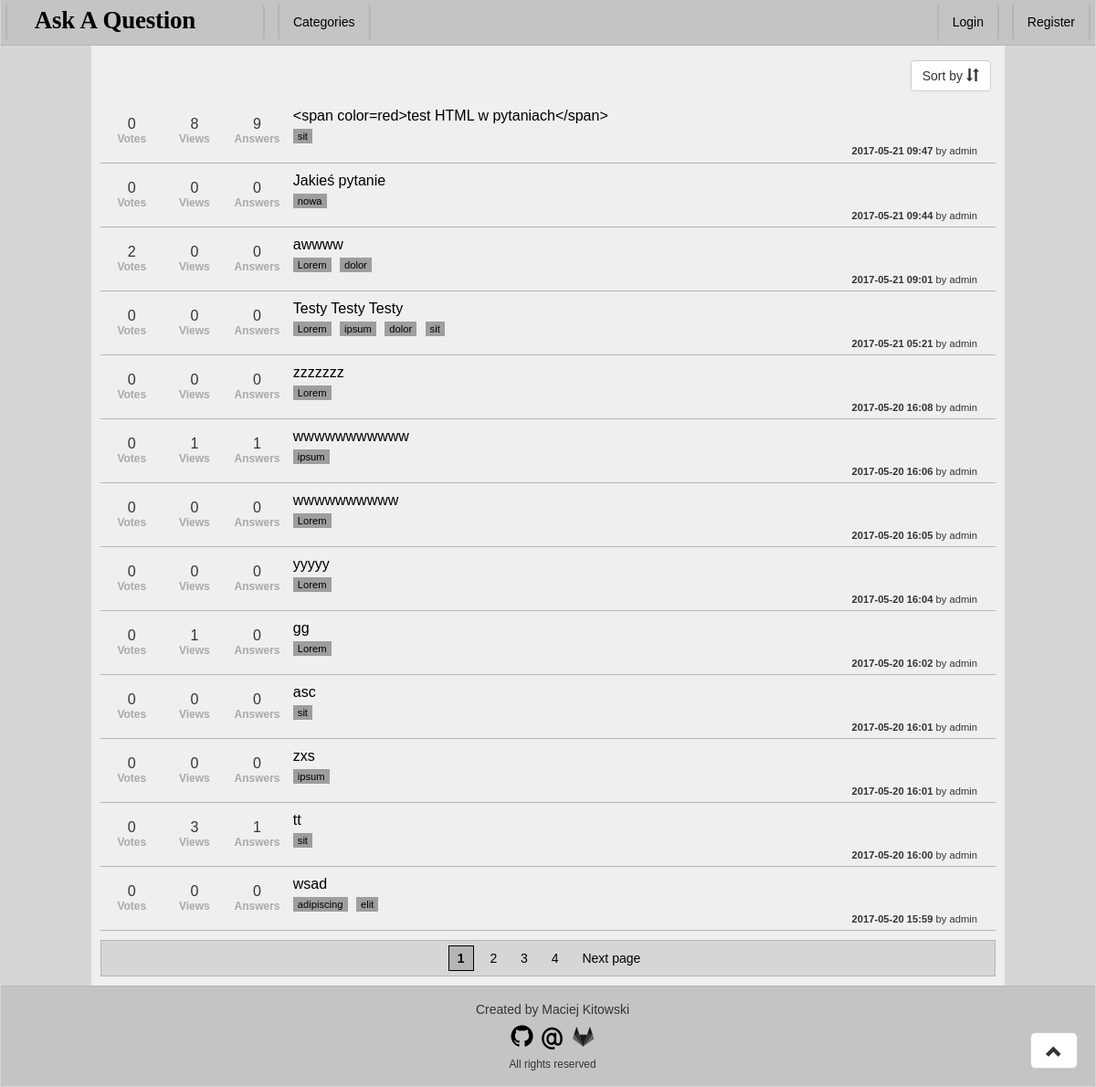
The page / on the database its author committed.
### Question/models.py (models this page shows, shortened)
class Question(models.Model):
    author = models.ForeignKey(User)
    title = models.CharField('Title', max_length = 255)
    askDate = models.DateTimeField('Ask Date', auto_now_add=True)
    content = models.TextField('Content')
    categories = models.ManyToManyField(Category, verbose_name = 'Categories', blank = True)
    answers = models.ManyToManyField(Answer, verbose_name = 'Answers', blank = True)
    views = models.ManyToManyField(View, verbose_name = 'Views', blank = True)
    votes  = models.ManyToManyField(Vote, verbose_name = 'Votes', blank = True)
    def getRating(self):
        if self.votes.all().aggregate(Sum('vote')).get('vote__sum', 0) is None:
            return 0
        else:
            return self.votes.all().aggregate(Sum('vote')).get('vote__sum', 0)
    def getViews(self):
        return self.views.all().count()
    getRating.short_description = 'Votes'
    getViews.short_description = 'Views'
    class Meta:
        verbose_name = 'Question'
        verbose_name_plural = 'Questions'

class Category(models.Model):
    name = models.SlugField('Name')
    class Meta:
        verbose_name = 'Category'
        verbose_name_plural = 'Categories'
    def __unicode__(self):
        return self.name
    def countReferences(obj):
        return Question.objects.filter(categories__in=[obj]).count()
    countReferences.short_description = 'References'

### Question/views.py (the view)
# urls.py: url(r'^(?P<page>[\d]*)/?$', views.IndexView.as_view(), name='index'),
class IndexView(generic.ListView):
    template_name = 'index.html'
    context_object_name = 'questions'
    model = models.Question
    paginate_by = 13
    def get_queryset(self):
        sortbyColumn = {'date-asc':'askDate', 'date-desc':'-askDate', 'votes-asc':'votes', 'votes-desc':'-votes', 'views-asc':'views', 'views-desc':'-views', 'answers-asc':'answersCount', 'answers-desc':'-answersCount' }
        qr = super(IndexView, self).get_queryset()
        qr = qr.annotate(answersCount=Count('answers'))
        if 'category' in self.kwargs:
            qr = qr.filter(categories__name__iexact = self.kwargs['category'])
        if 'sortby' in self.kwargs and self.kwargs['sortby'] in sortbyColumn:
            qr = qr.order_by(sortbyColumn[self.kwargs['sortby']])
        else:
            qr = qr.order_by(sortbyColumn['date-desc'])
        return qr

### Question/templates/index.html (shortened to what this page needs)
{% extends 'base.html' %}
{% load staticfiles %}
{% block CSS %}
    <link rel="stylesheet" href="{% static 'css/index.css' %}">
{% endblock %}
{% block content %}
    <div id="questionNavbar">
        <div id="sortbyDropdown">
            <div class="dropdown">
                <button class="btn btn-default dropdown-toggle" type="button" id="sortDropdown" data-toggle="dropdown" aria-haspopup="true">Sort by <span class="glyphicon glyphicon-sort"></span></button>
            </div>
        </div>
    </div>
    <table>
        {% for question in questions %}
            <tr>
                <td class="votes">
                    {{ question.getRating }} <br/>
                    <small>Votes</small>
                </td>
                <td class="views">
                    {{ question.getViews }} <br/>
                    <small>Views</small>
                </td>
                <td class ="answers">
                    {{ question.answersCount }} <br/>
                    <small>Answers</small>
                </td>
                <td class="question">
                    <a href="{% url 'question' pk=question.pk %}">{{ question.title }}</a> <br/>
                    {% for cat in question.categories.all %}
                        <a href = "/category/{{ cat }}/1" class = "category">{{ cat }}</a>
                    {% endfor %}
                    <br/>
                    <div class="detail"><b>{{ question.askDate|date:'Y-m-d H:i' }}</b> by {{ question.author }}</div>
                </td>
            </tr>
        {% empty %}
            <tr><th>Nobody asked a question</th></tr>
        {% endfor %}
    </table>
    {% if is_paginated %}
        <div id="pageNumbers">
            {% if request.resolver_match.kwargs.category %}
                {% if request.resolver_match.kwargs.sortby %}
                    {% if page_obj.has_previous %}
                        <a href="{% url 'index' category=request.resolver_match.kwargs.category page=page_obj.previous_page_number sortby=request.resolver_match.kwargs.sortby %}" class="page">Previous page</a>
                    {% endif %}
                    {% for pageNumber in page_obj.paginator.page_range %}
                        {% if pageNumber == page_obj.number %}
                            <a href="#" class="currentPage"> {{ pageNumber }} </a>
                        {% else %}
                            <a href="{% url 'index' category=request.resolver_match.kwargs.category page=pageNumber sortby=request.resolver_match.kwargs.sortby %}" class="page"> {{ pageNumber }} </a>
                        {% endif %}
                    {% endfor %}
                    {% if page_obj.has_next %}
                        <a href="{% url 'index' category=request.resolver_match.kwargs.category page=page_obj.next_page_number sortby=request.resolver_match.kwargs.sortby %}" class="page">Next page</a>
                    {% endif %}
                {% else %}
                    {% if page_obj.has_previous %}
                        <a href="{% url 'index' category=request.resolver_match.kwargs.category page=page_obj.previous_page_number sortby='' %}" class="page">Previous page</a>
                    {% endif %}
                    {% for pageNumber in page_obj.paginator.page_range %}
                        {% if pageNumber == page_obj.number %}
                            <a href="#" class="currentPage"> {{ pageNumber }} </a>
                        {% else %}
                            <a href="{% url 'index' category=request.resolver_match.kwargs.category page=pageNumber sortby='' %}" class="page"> {{ pageNumber }} </a>
                        {% endif %}
                    {% endfor %}
                    {% if page_obj.has_next %}
                        <a href="{% url 'index' category=request.resolver_match.kwargs.category page=page_obj.next_page_number sortby='' %}" class="page">Next page</a>
                    {% endif %}
                {% endif %}
            {% else %}
                {% if request.resolver_match.kwargs.sortby %}
                    {% if page_obj.has_previous %}
                        <a href="{% url 'index' page=page_obj.previous_page_number sortby=request.resolver_match.kwargs.sortby %}" class="page">Previous page</a>
                    {% endif %}
                    {% for pageNumber in page_obj.paginator.page_range %}
                        {% if pageNumber == page_obj.number %}
                            <a href="#" class="currentPage"> {{ pageNumber }} </a>
                        {% else %}
                            <a href="{% url 'index' page=pageNumber sortby=request.resolver_match.kwargs.sortby %}" class="page"> {{ pageNumber }} </a>
                        {% endif %}
                    {% endfor %}
                    {% if page_obj.has_next %}
                        <a href="{% url 'index' page=page_obj.next_page_number sortby=request.resolver_match.kwargs.sortby %}" class="page">Next page</a>
                    {% endif %}
                {% else %}
                    {% for pageNumber in page_obj.paginator.page_range %}
                        {% if pageNumber == page_obj.number %}
                            <a href="#" class="currentPage"> {{ pageNumber }} </a>
                        {% else %}
                            <a href="{% url 'index' page=pageNumber %}" class="page"> {{ pageNumber }} </a>
                        {% endif %}
                    {% endfor %}
                    {% if page_obj.has_next %}
                        <a href="{% url 'index' page=page_obj.next_page_number %}" class="page">Next page</a>
                    {% endif %}
                {% endif %}
            {% endif %}
        </div>
    {% endif %}
{% endblock %}

### static/css/base.css (style rules this page uses)
body { font-family: Verdana, Geneva, Tahoma, sans-serif; background-color: #D6D6D6; }
#mainContent table { width: 100%; }
#mainContent tr { border-bottom: 1px solid #B5B5B5; background-color: #EFEFEF; }
#mainContent td { text-align: center; height: 70px; }
#mainContent small { font-size: 75%; font-weight: bold; color: darkgray; }

### static/css/index.css (style rules this page uses)
#questionNavbar { display:inline-block; width: 100%; margin: 5px 0px 5px 0px; padding: 10px 5px 3px 5px; }
#sortbyDropdown { float: right; }
#mainContent td.votes { width: 7%; }
#mainContent td.views { width: 7%; }
#mainContent td.answers { width: 7%; }
#mainContent td.question { width: auto; padding: 10px 10px 0px 5px; text-align: left; vertical-align: top; }
#mainContent td.question a { color: black; text-decoration: none; }
#mainContent .category { display:inline-block; margin-top: 5px; margin-right: 5px; padding: 2px 5px 2px 5px; background-color: #9E9E9E; text-decoration: none; color: black; font-size: 70%; }
#mainContent .detail { vertical-align: bottom; float: right; margin-right: 5px; padding: 2px 5px 2px 5px; font-size: 70%; }
#pageNumbers { margin: 10px 0px 5px 0px; padding: 2px 1px 2px 1px; background-color: #d6d6d6; text-align: center; border: 1px solid #B5B5B5; }
#pageNumbers .page { color: black; display: inline-block; padding: 3px 9px 3px 9px; margin: 2px; }
#pageNumbers .currentPage { color: black; display: inline-block; padding: 3px 9px 3px 9px; margin: 3px; background-color: #B5B5B5; font-weight: bold; border: 1px solid black; text-decoration: none; }

### rows shown on the page
Question: getRating "0", getViews "8", answersCount "9", title "<span color=red>test HTML w pytaniach</span>", askDate "2017-05-21 09:47", author "admin"
Category: name "sit"
Question: getRating "0", getViews "0", answersCount "0", title "Jakieś pytanie", askDate "2017-05-21 09:44", author "admin"
Category: name "nowa"
Question: getRating "2", getViews "0", answersCount "0", title "awwww", askDate "2017-05-21 09:01", author "admin"
Category: name "Lorem"
Category: name "dolor"
Question: getRating "0", getViews "0", answersCount "0", title "Testy Testy Testy", askDate "2017-05-21 05:21", author "admin"
Category: name "ipsum"
Question: getRating "0", getViews "0", answersCount "0", title "zzzzzzz", askDate "2017-05-20 16:08", author "admin"
Question: getRating "0", getViews "1", answersCount "1", title "wwwwwwwwwww", askDate "2017-05-20 16:06", author "admin"
Question: getRating "0", getViews "0", answersCount "0", title "wwwwwwwwww", askDate "2017-05-20 16:05", author "admin"
Question: getRating "0", getViews "0", answersCount "0", title "yyyyy", askDate "2017-05-20 16:04", author "admin"
Question: getRating "0", getViews "1", answersCount "0", title "gg", askDate "2017-05-20 16:02", author "admin"
Question: getRating "0", getViews "0", answersCount "0", title "asc", askDate "2017-05-20 16:01", author "admin"
Question: getRating "0", getViews "0", answersCount "0", title "zxs", askDate "2017-05-20 16:01", author "admin"
Question: getRating "0", getViews "3", answersCount "1", title "tt", askDate "2017-05-20 16:00", author "admin"
Question: getRating "0", getViews "0", answersCount "0", title "wsad", askDate "2017-05-20 15:59", author "admin"
Category: name "adipiscing"
Category: name "elit"

### other values the page prints
{{ pageNumber }} "1"
{{ pageNumber }} "2" "3" "4"
